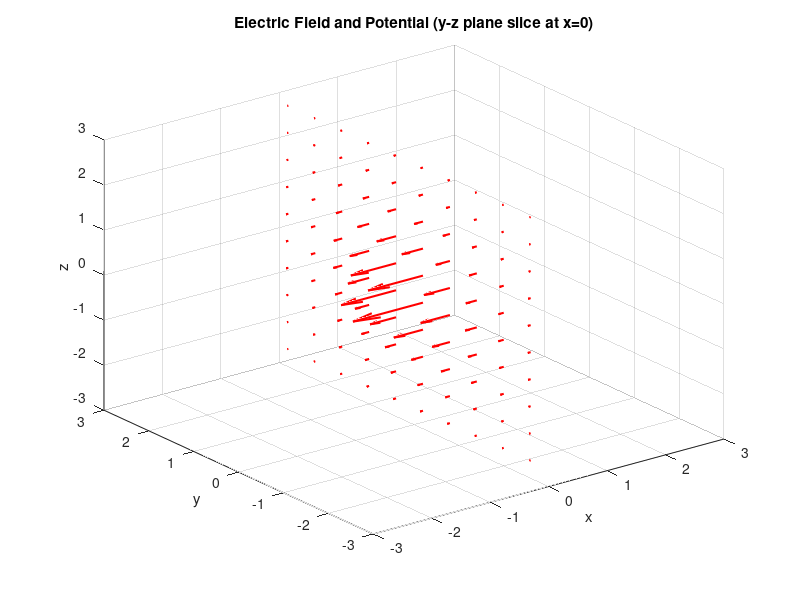

This chart was generated by the following MATLAB code:
% Define physical constants and charge parameters
Q0 = -1;                              % Charge magnitude (-1 C)
Q1 = 1;                               % Charge magnitude (1 C)
epsilon0 = 8.85e-12;                  % Permittivity of free space (F/m)
k0 = Q0 / (4 * pi * epsilon0);        % Coulomb's constant times charge
k1 = Q1 / (4 * pi * epsilon0);        % Coulomb's constant times charge

% Charge positions
x0 = -1;  y0 = 0;  z0 = 0;           % First charge at (-1,0,0)
x1 = 1;   y1 = 0;  z1 = 0;           % Second charge at (1,0,0)

% Create a 3D grid for field calculation
gx = -5:0.5:5;                        % X grid points from -5 to 5 with step 0.5
gy = -5:0.6:5;                        % Y grid points from -5 to 5 with step 0.6
gz = -5:0.6:5;                        % Z grid points from -5 to 5 with step 0.6
[x, y, z] = meshgrid(gx, gy, gz);     % Create 3D grid matrices

% Compute distances from each charge
r0 = sqrt((x - x0).^2 + (y - y0).^2 + (z - z0).^2);    % Distance from charge 1
r1 = sqrt((x - x1).^2 + (y - y1).^2 + (z - z1).^2);    % Distance from charge 2

% Compute electric potential from each charge
V0 = k0 ./ r0;                        % Potential due to charge 1
V1 = k1 ./ r1;                        % Potential due to charge 2
V_total = V0 + V1;                    % Superposition principle: total potential

% Compute electric field components using the negative gradient of V_total
[Ex, Ey, Ez] = gradient(-V_total, 0.5, 0.6, 0.6);

% Find the index where x = 0
lengthg = length(gx);
pos_0 = (lengthg + 1) / 2;           % Middle index for x = 0 plane

% === 3D Visualization: Potential Slices and Full Electric Field ===
figure(1)
quiver3(x(:, pos_0, :), y(:, pos_0, :), z(:, pos_0, :), ...
        Ex(:, pos_0, :), Ey(:, pos_0, :), Ez(:, pos_0, :), ...
        1.5, 'r', 'linewidth', 1.5);
xlim([-3,3]); ylim([-3,3]); zlim([-3,3]);
xlabel('x'); ylabel('y'); zlabel('z');
title('Electric Field and Potential (y-z plane slice at x=0)');
grid on;